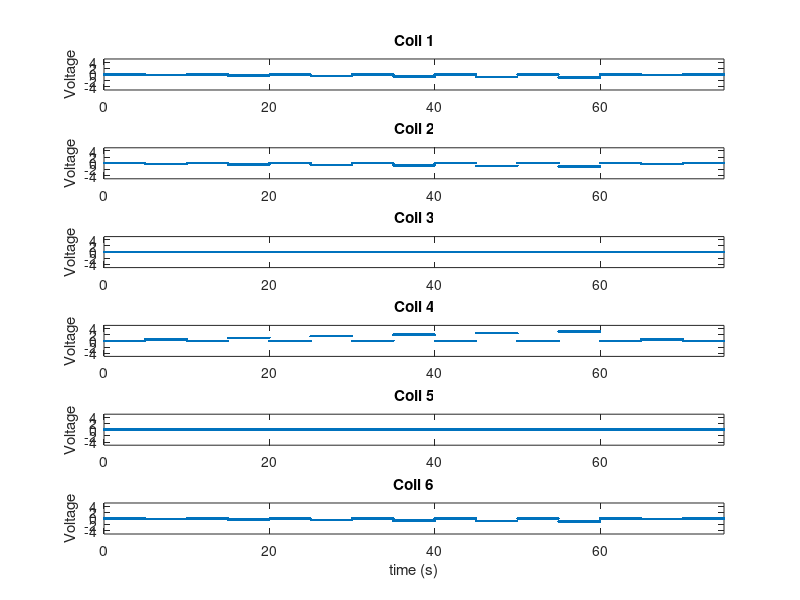

The MATLAB source for this figure: (Note: this script raises an error after producing the figure.)
% YIELD_STRESS_PULSES_EXPT Produces a .mat file that contains input signals used to drive magnets during a history dependence expt
%
% 3DFM function
% specific/rheology/driven_bead
% last modified 11/20/08 (krisford)
% Driven rheology
% 
% This matlab script will construct and save a .mat file that contains the
% input signals used to drive the magnets during a history dependence
% experiment.

% HARDWARE.  setup constants that describe the physical hardware used 
% to drive the experiment.  Variables in this section define the number 
% of coils in the 3dfm pole geometry, the number of DAQ Analog-Out 
% channels on the DAQ board, the identity of the DAQ board, etc...

DAQid = 'daqtest';
% DAQid = 'PCI-6713';
nDACout = 8;
nCoils = 6;
DAQ_sampling_rate = 1000;  % [Hz]

% EXPERIMENTAL DESIGN:  setup constants that describe experimental design.  
% Variables in this section define the start and end times of the
% experiment, and any "crucial points" that define a change of state in the
% experiment's progression.  The pole geometry used is also defined here.
pole_geometry = 'pole4-flat';
start_time = 0;
pulse_voltages = [0.5 1 1.5 2 2.5 3 0.5];
times_to_activate_pulses = [5 15 25 35 45 55 65];
times_to_deactivate_pulses = [10 20 30 40 50 60 70];
end_time = 75;

% INITIAL MATH:  precondition the output matrix to all zeros and define the
% time vector that will give normal mortals an idea of what's going on.
end_time = end_time - 1/DAQ_sampling_rate;
t = [start_time : 1/DAQ_sampling_rate : end_time]';
signal = zeros(length(t), nDACout);

% Define which poles are going to be excited and in what way.
switch pole_geometry
    case 'pole4-flat'
        poles_to_excite_pos = 4;
        poles_to_excite_neg = [1 2 6];
    case 'pole1-flat'
        poles_to_excite_pos = 1;
        poles_to_excite_neg = [3 4 5];
    otherwise
        error(['Pole geometry ' pole_geometry ' not recognized.']);
end


% SETUP OUTPUT MATRIX:  This section defines the output matrix that will be
% sent to DAQ board according to the experimental details defined above.
for k = 1 : length(times_to_activate_pulses)   
	idx = find(t > times_to_activate_pulses(k) & t < times_to_deactivate_pulses(k));
	signal(idx, poles_to_excite_pos) = pulse_voltages(k);
	signal(idx, poles_to_excite_neg) = -pulse_voltages(k) / length(poles_to_excite_neg);
end

% Plot test output, for inspection before beginning experiment.
for k = 1:nCoils
    figure(1);
    subplot(nCoils,1,k);
    plot(t, signal(:,k), '.');
    title(['Coil ' num2str(k)]);
    ylabel('Voltage');
    axis([start_time end_time -5 5]);

    if k == nCoils
        xlabel('time (s)');
    end
end


% Start experiment.  Call DACoperator. Call pulnix software. etc..
Nrepeat = 1;
channels = [0:nDACout-1]';
Vrange = [-10 10];
DACoperator(signal, Nrepeat, DAQid, channels, DAQ_sampling_rate, Vrange);
